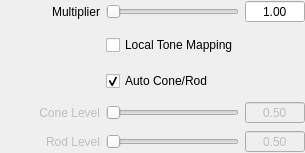
          <widget class="QWidget" name="page_pattanaik">
           <property name="sizePolicy">
            <sizepolicy hsizetype="Preferred" vsizetype="Minimum">
             <horstretch>0</horstretch>
             <verstretch>0</verstretch>
            </sizepolicy>
           </property>
           <layout class="QGridLayout" name="gridLayout_12">
            <property name="margin">
             <number>0</number>
            </property>
            <item row="0" column="0">
             <layout class="QGridLayout" name="gridLayout_23">
              <item row="0" column="0">
               <widget class="QLabel" name="label_21">
                <property name="sizePolicy">
                 <sizepolicy hsizetype="Minimum" vsizetype="Preferred">
                  <horstretch>0</horstretch>
                  <verstretch>0</verstretch>
                 </sizepolicy>
                </property>
                <property name="minimumSize">
                 <size>
                  <width>100</width>
                  <height>0</height>
                 </size>
                </property>
                <property name="maximumSize">
                 <size>
                  <width>100</width>
                  <height>16777215</height>
                 </size>
                </property>
                <property name="text">
                 <string>Multiplier</string>
                </property>
                <property name="alignment">
                 <set>Qt::AlignRight|Qt::AlignTrailing|Qt::AlignVCenter</set>
                </property>
                <property name="wordWrap">
                 <bool>true</bool>
                </property>
               </widget>
              </item>
              <item row="0" column="1">
               <widget class="QSlider" name="multiplierSlider">
                <property name="sizePolicy">
                 <sizepolicy hsizetype="Expanding" vsizetype="Preferred">
                  <horstretch>0</horstretch>
                  <verstretch>0</verstretch>
                 </sizepolicy>
                </property>
                <property name="cursor">
                 <cursorShape>PointingHandCursor</cursorShape>
                </property>
                <property name="maximum">
                 <number>1000</number>
                </property>
                <property name="orientation">
                 <enum>Qt::Horizontal</enum>
                </property>
               </widget>
              </item>
              <item row="0" column="2">
               <widget class="QDoubleSpinBox" name="multiplierdsb">
                <property name="minimumSize">
                 <size>
                  <width>60</width>
                  <height>0</height>
                 </size>
                </property>
                <property name="maximumSize">
                 <size>
                  <width>60</width>
                  <height>16777215</height>
                 </size>
                </property>
                <property name="alignment">
                 <set>Qt::AlignCenter</set>
                </property>
                <property name="buttonSymbols">
                 <enum>QAbstractSpinBox::NoButtons</enum>
                </property>
                <property name="decimals">
                 <number>2</number>
                </property>
                <property name="minimum">
                 <double>0.000000000000000</double>
                </property>
                <property name="maximum">
                 <double>1000.000000000000000</double>
                </property>
                <property name="value">
                 <double>1.000000000000000</double>
                </property>
               </widget>
              </item>
              <item row="1" column="1">
               <widget class="QCheckBox" name="pattalocal">
                <property name="sizePolicy">
                 <sizepolicy hsizetype="Expanding" vsizetype="Fixed">
                  <horstretch>0</horstretch>
                  <verstretch>0</verstretch>
                 </sizepolicy>
                </property>
                <property name="minimumSize">
                 <size>
                  <width>0</width>
                  <height>32</height>
                 </size>
                </property>
                <property name="maximumSize">
                 <size>
                  <width>16777215</width>
                  <height>32</height>
                 </size>
                </property>
                <property name="text">
                 <string>Local Tone Mapping</string>
                </property>
               </widget>
              </item>
              <item row="2" column="1">
               <widget class="QCheckBox" name="autoYcheckbox">
                <property name="sizePolicy">
                 <sizepolicy hsizetype="Expanding" vsizetype="Fixed">
                  <horstretch>0</horstretch>
                  <verstretch>0</verstretch>
                 </sizepolicy>
                </property>
                <property name="minimumSize">
                 <size>
                  <width>0</width>
                  <height>28</height>
                 </size>
                </property>
                <property name="maximumSize">
                 <size>
                  <width>16777215</width>
                  <height>28</height>
                 </size>
                </property>
                <property name="text">
                 <string>Auto Cone/Rod</string>
                </property>
                <property name="checked">
                 <bool>true</bool>
                </property>
               </widget>
              </item>
              <item row="3" column="1">
               <widget class="QSlider" name="coneSlider">
                <property name="enabled">
                 <bool>false</bool>
                </property>
                <property name="sizePolicy">
                 <sizepolicy hsizetype="Expanding" vsizetype="Preferred">
                  <horstretch>0</horstretch>
                  <verstretch>0</verstretch>
                 </sizepolicy>
                </property>
                <property name="cursor">
                 <cursorShape>PointingHandCursor</cursorShape>
                </property>
                <property name="maximum">
                 <number>100</number>
                </property>
                <property name="orientation">
                 <enum>Qt::Horizontal</enum>
                </property>
               </widget>
              </item>
              <item row="3" column="0">
               <widget class="QLabel" name="label_cone">
                <property name="enabled">
                 <bool>false</bool>
                </property>
                <property name="sizePolicy">
                 <sizepolicy hsizetype="Minimum" vsizetype="Preferred">
                  <horstretch>0</horstretch>
                  <verstretch>0</verstretch>
                 </sizepolicy>
                </property>
                <property name="minimumSize">
                 <size>
                  <width>100</width>
                  <height>0</height>
                 </size>
                </property>
                <property name="maximumSize">
                 <size>
                  <width>100</width>
                  <height>16777215</height>
                 </size>
                </property>
                <property name="text">
                 <string>Cone Level</string>
                </property>
                <property name="alignment">
                 <set>Qt::AlignRight|Qt::AlignTrailing|Qt::AlignVCenter</set>
                </property>
                <property name="wordWrap">
                 <bool>true</bool>
                </property>
               </widget>
              </item>
              <item row="3" column="2">
               <widget class="QDoubleSpinBox" name="conedsb">
                <property name="enabled">
                 <bool>false</bool>
                </property>
                <property name="minimumSize">
                 <size>
                  <width>60</width>
                  <height>0</height>
                 </size>
                </property>
                <property name="maximumSize">
                 <size>
                  <width>60</width>
                  <height>16777215</height>
                 </size>
                </property>
                <property name="alignment">
                 <set>Qt::AlignCenter</set>
                </property>
                <property name="buttonSymbols">
                 <enum>QAbstractSpinBox::NoButtons</enum>
                </property>
                <property name="maximum">
                 <double>1.000000000000000</double>
                </property>
                <property name="singleStep">
                 <double>0.100000000000000</double>
                </property>
                <property name="value">
                 <double>0.500000000000000</double>
                </property>
               </widget>
              </item>
              <item row="4" column="0">
               <widget class="QLabel" name="label_rod">
                <property name="enabled">
                 <bool>false</bool>
                </property>
                <property name="sizePolicy">
                 <sizepolicy hsizetype="Minimum" vsizetype="Preferred">
                  <horstretch>0</horstretch>
                  <verstretch>0</verstretch>
                 </sizepolicy>
                </property>
                <property name="minimumSize">
                 <size>
                  <width>100</width>
                  <height>0</height>
                 </size>
                </property>
                <property name="maximumSize">
                 <size>
                  <width>100</width>
                  <height>16777215</height>
                 </size>
                </property>
                <property name="text">
                 <string>Rod Level</string>
                </property>
                <property name="alignment">
                 <set>Qt::AlignRight|Qt::AlignTrailing|Qt::AlignVCenter</set>
                </property>
                <property name="wordWrap">
                 <bool>true</bool>
                </property>
               </widget>
              </item>
              <item row="4" column="1">
               <widget class="QSlider" name="rodSlider">
                <property name="enabled">
                 <bool>false</bool>
                </property>
                <property name="sizePolicy">
                 <sizepolicy hsizetype="Expanding" vsizetype="Preferred">
                  <horstretch>0</horstretch>
                  <verstretch>0</verstretch>
                 </sizepolicy>
                </property>
                <property name="cursor">
                 <cursorShape>PointingHandCursor</cursorShape>
                </property>
                <property name="maximum">
                 <number>100</number>
                </property>
                <property name="orientation">
                 <enum>Qt::Horizontal</enum>
                </property>
               </widget>
              </item>
              <item row="4" column="2">
               <widget class="QDoubleSpinBox" name="roddsb">
                <property name="enabled">
                 <bool>false</bool>
                </property>
                <property name="minimumSize">
                 <size>
                  <width>60</width>
                  <height>0</height>
                 </size>
                </property>
                <property name="maximumSize">
                 <size>
                  <width>60</width>
                  <height>16777215</height>
                 </size>
                </property>
                <property name="alignment">
                 <set>Qt::AlignCenter</set>
                </property>
                <property name="buttonSymbols">
                 <enum>QAbstractSpinBox::NoButtons</enum>
                </property>
                <property name="maximum">
                 <double>1.000000000000000</double>
                </property>
                <property name="singleStep">
                 <double>0.100000000000000</double>
                </property>
                <property name="value">
                 <double>0.500000000000000</double>
                </property>
               </widget>
              </item>
              <item row="5" column="1">
               <spacer name="verticalSpacer_2">
                <property name="orientation">
                 <enum>Qt::Vertical</enum>
                </property>
                <property name="sizeHint" stdset="0">
                 <size>
                  <width>0</width>
                  <height>0</height>
                 </size>
                </property>
               </spacer>
              </item>
             </layout>
            </item>
           </layout>
          </widget>
